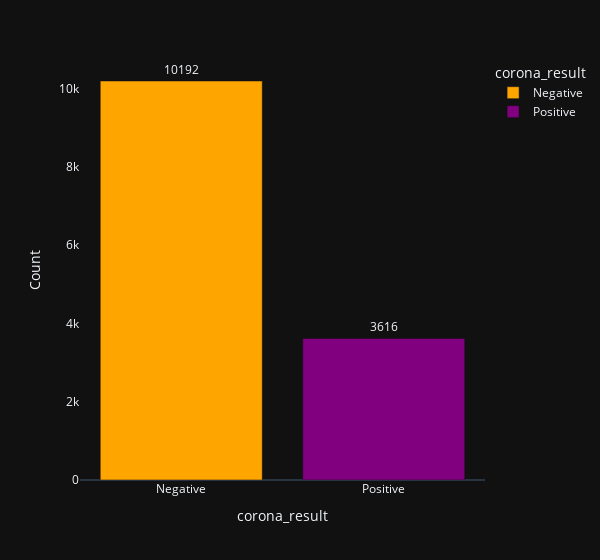

Notebook code for this chart:
### Markdown cell above
## 1. Count Plot

### Code cell
df = pd.DataFrame()
df['corona_result'] = ['Positive', 'Negative']
df['Count'] = [len(data[data['corona_result'] == 'Positive']), len(data[data['corona_result'] == 'Negative'])]
df = df.sort_values(by = ['Count'], ascending = False)

fig = px.bar(df, x = 'corona_result', y = 'Count', 
             color = "corona_result", text_auto='', width = 600, 
             color_discrete_sequence = ["orange", "purple"],
             template = 'plotly_dark')

fig.update_xaxes(showgrid = False)
fig.update_yaxes(showgrid = False)
fig.update_traces(textfont_size = 12, textangle = 0, textposition = "outside", cliponaxis = False)

fig.show()

### Figure 1 — Plotly figure (JSON) as saved in the notebook; plotly's stock layout.template omitted (floating-point values rounded to 4 significant figures)
{"data": [{"alignmentgroup": "True", "cliponaxis": false, "hovertemplate": "corona_result=%{x}<br>Count=%{y}<extra></extra>", "legendgroup": "Negative", "marker": {"color": "orange", "pattern": {"shape": ""}}, "name": "Negative", "offsetgroup": "Negative", "orientation": "v", "showlegend": true, "textangle": 0, "textfont": {"size": 12}, "textposition": "outside", "texttemplate": "%{y:}", "type": "bar", "x": ["Negative"], "xaxis": "x", "y": [10192], "yaxis": "y"}, {"alignmentgroup": "True", "cliponaxis": false, "hovertemplate": "corona_result=%{x}<br>Count=%{y}<extra></extra>", "legendgroup": "Positive", "marker": {"color": "purple", "pattern": {"shape": ""}}, "name": "Positive", "offsetgroup": "Positive", "orientation": "v", "showlegend": true, "textangle": 0, "textfont": {"size": 12}, "textposition": "outside", "texttemplate": "%{y:}", "type": "bar", "x": ["Positive"], "xaxis": "x", "y": [3616], "yaxis": "y"}], "layout": {"barmode": "relative", "legend": {"title": {"text": "corona_result"}, "tracegroupgap": 0}, "margin": {"t": 60}, "width": 600, "xaxis": {"anchor": "y", "categoryarray": ["Negative", "Positive"], "categoryorder": "array", "domain": [0, 1], "showgrid": false, "title": {"text": "corona_result"}}, "yaxis": {"anchor": "x", "domain": [0, 1], "showgrid": false, "title": {"text": "Count"}}}}
